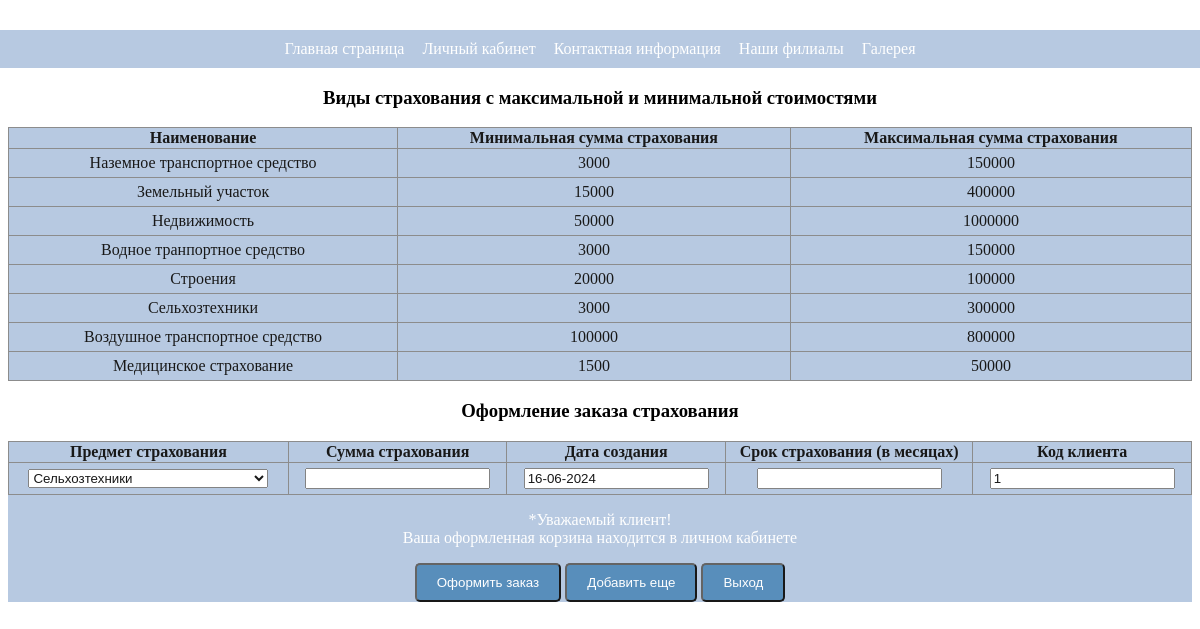
Screenshot of /main_page/zakaz.php?id=6 (signed in) with the database file from the repository.
### main_page/zakaz.php (the view, shortened to what this page needs)
<?php
$mysql = mysqli_connect("localhost", "root", "", "new3333");
$login = $_COOKIE['user'];
$id_client_result = mysqli_query($mysql, "SELECT `Код_клиента` FROM `клиенты` WHERE `клиенты`.`Логин_клиента` = '$login'");
$id_client_row = mysqli_fetch_assoc($id_client_result);
$id_client = $id_client_row['Код_клиента'];
$query = "SELECT * FROM `предмет_страхования`";
$result_products = mysqli_query($mysql, $query);
$res = mysqli_query($mysql, "SELECT предмет_страхования.Наименование, предмет_страхования.Минимальная_сумма_страхования, предмет_страхования.Максимальная_сумма_страхования
                FROM предмет_страхования");
?>
<html>
<head>
	<link rel="stylesheet" href="../Style/styles.css">
</head>
<body>
<nav>
   <div>
           <a class="a_nav" href="../index.php">Главная страница</a>
                <?php
                if ($_COOKIE['user'] == ''):
                    ?>
                    <a class="a_nav" href="auth.php">Вход в личный кабинет</a>
                <?php else: ?>
                    <a class="a_nav" href="registration.php">Личный кабинет</a>
                <?php endif;?>
                <a class="a_nav" href="Сontacts.php">Контактная информация</a>
                <a class="a_nav" href="Products.php">Наши филиалы</a>
				<a class="a_nav" href="gallery.php">Галерея</a>
            </div>
</nav>
    <h3 align="center">Виды страхования с максимальной и минимальной стоимостями</h3>
	<div class="orders1" align="center">
<?php
if ($res) {
    echo "<table border='1'>";
    echo "<tr><th>Наименование</th><th>Минимальная сумма страхования</th><th>Максимальная сумма страхования</th></tr>";
    while ($row = mysqli_fetch_assoc($res)) {
        echo "<tr>";
        echo "<td>" . $row['Наименование'] . "</td>";
        echo "<td>" . $row['Минимальная_сумма_страхования'] . "</td>";
        echo "<td>" . $row['Максимальная_сумма_страхования'] . "</td>";
        echo "</tr>";
    }
    echo "</table>";
} else {
    echo "Error executing multi-table query: " . mysqli_error($mysql);
}
?>
</div>
<?php if ($_COOKIE['user']): ?>
    <h3 align="center">Оформление заказа страхования</h3>
	<div class="orders1" align="center">
    <form method="POST" action="../Order/zakaz_insert.php">
        <table border="1" align="center" class="t">
            <tr>
                <th>Предмет страхования</th>
                <th>Сумма страхования</th>
                <th>Дата создания</th>
                <th>Срок страхования (в месяцах)</th>
                <th>Код клиента</th>
            </tr>
            <tr>
                <td>
                    <select name="product_id[]">
						<?php if(isset($_GET['id'])): ?>
						<?php while ($product = mysqli_fetch_assoc($result_products)): ?>
							<?php if($product['Код_предмета_страхования'] == $_GET['id']): ?>
								<option value="<?php echo $product['Код_предмета_страхования']; ?>" selected><?php echo $product['Наименование']; ?></option>
							<?php else: ?>
								<option value="<?php echo $product['Код_предмета_страхования']; ?>"><?php echo $product['Наименование']; ?></option>
							<?php endif; ?>
						<?php endwhile; ?>
					<?php else: ?>
						<?php while ($product = mysqli_fetch_assoc($result_products)): ?>
							<option value="<?php echo $product['Код_предмета_страхования']; ?>"><?php echo $product['Наименование']; ?></option>
						<?php endwhile; ?>
					<?php endif; ?>
					</select>
                </td>
                <td><input type="int" name="insurance_amount[]"></td>
                <td><input type="text" name="start_date[]" value="<?php echo date('d-m-Y'); ?>"></td>
                <td><input type="int" name="insurance_term[]"></td>
                <td><input type="int" name="id_client[]" value="<?php echo $id_client; ?>" readonly></td>
            </tr>
        </table>
		<p>*Уважаемый клиент!<br>Ваша оформленная корзина находится в личном кабинете</p>
		<button class="order-button" type="submit">Оформить заказ</button>
		<button class="order-button" type="button" id = "addRowButton">Добавить еще</button>
		<button class="order-button" type="submit">Выход</button>
    </form>
	</div>
<?php else: ?>
    <p>Для оформления заказа страхования необходимо авторизоваться.</p>
    <a href="../Order/zakaz_auth.php">Войти в личный кабинет</a>
<?php endif; ?>
</body>

### Style/styles.css (style rules this page uses)
nav { display: block; padding-top: 10px; padding-bottom: 10px; background: #B0C4DE; margin-left: -10px; margin-right: -10px; margin-top: 30px; text-align: center; opacity: 90%; }
.a_nav { margin: 7px; color: #ffffff; text-decoration: none }
.orders1 { margin-top: 15px; opacity: 90%; background: #B0C4DE; color: #ffffff; width: 100%; }
table { width: 100%; border-collapse: collapse; }
td { padding: 5px; text-align: center; }
.order-button { display: inline-block; padding: 10px 20px; background-color: #4682B4; color: #fff; text-decoration: none; border-radius: 5px; }

### rows the page displays
предмет_страхования: Наименование "Наземное транспортное средство", Минимальная_сумма_страхования "3000", Максимальная_сумма_страхования "150000"
предмет_страхования: Наименование "Земельный участок", Минимальная_сумма_страхования "15000", Максимальная_сумма_страхования "400000"
предмет_страхования: Наименование "Недвижимость", Минимальная_сумма_страхования "50000", Максимальная_сумма_страхования "1000000"
предмет_страхования: Наименование "Водное транпортное средство", Минимальная_сумма_страхования "3000", Максимальная_сумма_страхования "150000"
предмет_страхования: Наименование "Строения", Минимальная_сумма_страхования "20000", Максимальная_сумма_страхования "100000"
предмет_страхования: Наименование "Сельхозтехники", Минимальная_сумма_страхования "3000", Максимальная_сумма_страхования "300000"
предмет_страхования: Наименование "Воздушное транспортное средство", Минимальная_сумма_страхования "100000", Максимальная_сумма_страхования "800000"
предмет_страхования: Наименование "Медицинское страхование", Минимальная_сумма_страхования "1500", Максимальная_сумма_страхования "50000"
клиенты: Код_клиента "1"

### other values shown
form field value "Сельхозтехники"
